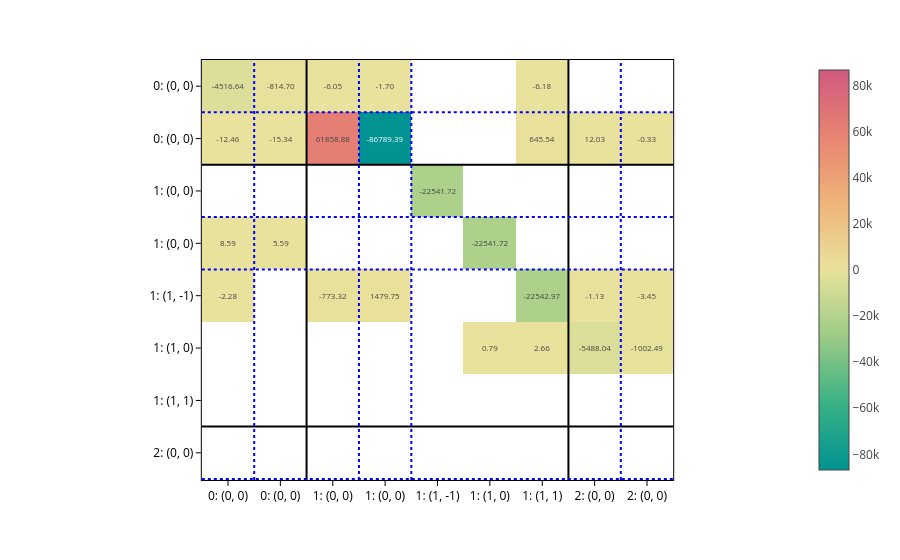

The notebook cell this image was saved under:
### Markdown cell above
You can of course plot the predicted matrices:

### Code cell
matrix = processor.matrix_from_data(data, predictions=out)
from matplotlib import pyplot as plt
plot_basis_matrix(
    matrix[0]*1e6,
    config1,
    point_lines={"color": "black"},
    basis_lines={"color": "blue"},
    colorscale="temps",
    text=".2f",
    basis_labels=True,
).show()

### Figure 1 — Plotly figure (JSON) as saved in the notebook; plotly's stock layout.template omitted (floating-point values rounded to 4 significant figures)
{"data": [{"coloraxis": "coloraxis", "hovertemplate": "x: %{x}<br>y: %{y}<br>color: %{z}<extra></extra>", "name": "0", "texttemplate": "%{z:.2f}", "type": "heatmap", "xaxis": "x", "yaxis": "y", "z": [[-4517.0, -814.7, -6.052, -1.698, null, null, -6.18, null, null], [-12.46, -15.34, 61860.0, -86790.0, null, null, 645.5, 12.03, -0.3282], [null, null, null, null, -22540.0, null, null, null, null], [8.587, 5.586, null, null, null, -22540.0, null, null, null], [-2.279, null, -773.3, 1480.0, null, null, -22540.0, -1.132, -3.452], [null, null, null, null, null, 0.7878, 2.662, -5488.0, -1002.0]]}], "layout": {"coloraxis": {"cmid": 0, "colorscale": [[0, "rgb(0, 147, 146)"], [0.1667, "rgb(57, 177, 133)"], [0.3333, "rgb(156, 203, 134)"], [0.5, "rgb(233, 226, 156)"], [0.6667, "rgb(238, 180, 121)"], [0.8333, "rgb(232, 132, 113)"], [1, "rgb(207, 89, 126)"]]}, "margin": {"t": 60}, "shapes": [{"line": {"color": "black"}, "type": "line", "x0": 0, "x1": 1, "xref": "x domain", "y0": 1.5, "y1": 1.5, "yref": "y"}, {"line": {"color": "black"}, "type": "line", "x0": 1.5, "x1": 1.5, "xref": "x", "y0": 0, "y1": 1, "yref": "y domain"}, {"line": {"color": "black"}, "type": "line", "x0": 0, "x1": 1, "xref": "x domain", "y0": 6.5, "y1": 6.5, "yref": "y"}, {"line": {"color": "black"}, "type": "line", "x0": 6.5, "x1": 6.5, "xref": "x", "y0": 0, "y1": 1, "yref": "y domain"}, {"line": {"color": "blue", "dash": "dot"}, "type": "line", "x0": 0, "x1": 1, "xref": "x domain", "y0": 0.5, "y1": 0.5, "yref": "y"}, {"line": {"color": "blue", "dash": "dot"}, "type": "line", "x0": 0.5, "x1": 0.5, "xref": "x", "y0": 0, "y1": 1, "yref": "y domain"}, {"line": {"color": "blue", "dash": "dot"}, "type": "line", "x0": 0, "x1": 1, "xref": "x domain", "y0": 2.5, "y1": 2.5, "yref": "y"}, {"line": {"color": "blue", "dash": "dot"}, "type": "line", "x0": 2.5, "x1": 2.5, "xref": "x", "y0": 0, "y1": 1, "yref": "y domain"}, {"line": {"color": "blue", "dash": "dot"}, "type": "line", "x0": 0, "x1": 1, "xref": "x domain", "y0": 3.5, "y1": 3.5, "yref": "y"}, {"line": {"color": "blue", "dash": "dot"}, "type": "line", "x0": 3.5, "x1": 3.5, "xref": "x", "y0": 0, "y1": 1, "yref": "y domain"}, {"line": {"color": "blue", "dash": "dot"}, "type": "line", "x0": 0, "x1": 1, "xref": "x domain", "y0": 7.5, "y1": 7.5, "yref": "y"}, {"line": {"color": "blue", "dash": "dot"}, "type": "line", "x0": 7.5, "x1": 7.5, "xref": "x", "y0": 0, "y1": 1, "yref": "y domain"}], "xaxis": {"anchor": "y", "constrain": "domain", "domain": [0, 1], "scaleanchor": "y", "ticktext": ["0: (0, 0)", "0: (0, 0)", "1: (0, 0)", "1: (0, 0)", "1: (1, -1)", "1: (1, 0)", "1: (1, 1)", "2: (0, 0)", "2: (0, 0)"], "tickvals": [0, 1, 2, 3, 4, 5, 6, 7, 8]}, "yaxis": {"anchor": "x", "autorange": "reversed", "constrain": "domain", "domain": [0, 1], "ticktext": ["0: (0, 0)", "0: (0, 0)", "1: (0, 0)", "1: (0, 0)", "1: (1, -1)", "1: (1, 0)", "1: (1, 1)", "2: (0, 0)", "2: (0, 0)"], "tickvals": [0, 1, 2, 3, 4, 5, 6, 7, 8]}}}
